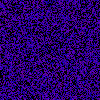
Frame 1 (no input)
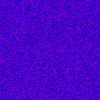
Frame 60 (the mouse pressed at the canvas centre just before this capture)
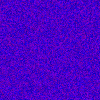
Frame 120 (the mouse held since frame 60 and released just before this capture)

The Processing sketch that drew these frames (run headless with seeded random() and noise(); from frame 60 on, the mouse is pressed at the canvas centre):

// Processing sketch: processing_3760
// ── processing_3760.pde

int w,h,j;void setup(){background(0);}void draw(){w=width;h=height;blend(w/16,h/16,w-w/8,h-h/8,0,0,w,h,BLEND);for(j=0;j<9999;j++){stroke(random(150),0,random(100)+150);point(random(w),random(h));}}
